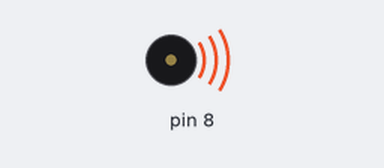
Bench run of a sketch on a simulated Arduino Uno, built with avr-gcc and run on an emulated ATmega328P. On the bench: buzzer (waves = sounding).

Above: at 0.5 s.
Timing chart, 0 to 4.6 s (numbered marks = the images above):
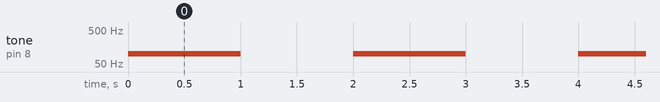

Measured:
- by itself, tone on pin 8: alternates 100 Hz for 1.0 s and silent for 1.0 s

The sketch:

4.21.1.ino
```cpp
void setup() {

}

void loop() {
    tone(8, 100);
    delay(1000);
    noTone(8);
    delay(1000);
}
```
